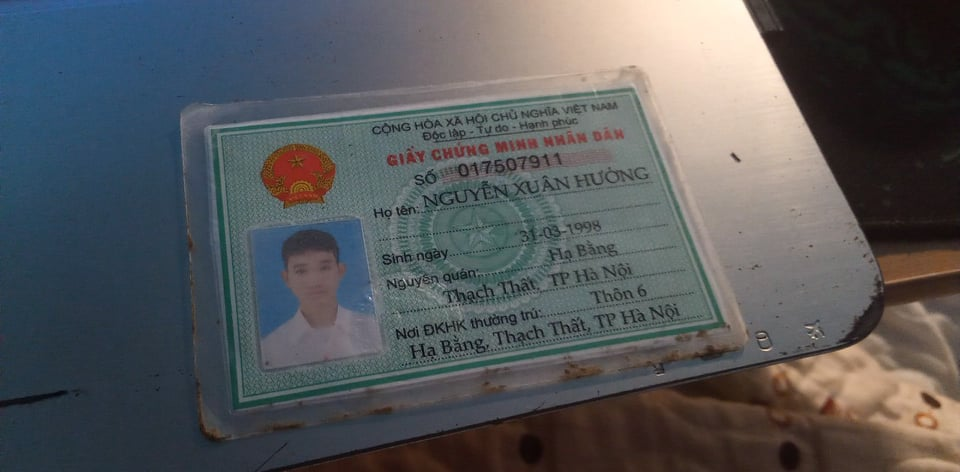
#> input picture align picture/image.JPG, 960 x 472 px, found by its file name
$ python align.py
#> lines starting #> are read from the running program, lines starting #| are printed output that depends on the picture
#> further down, iamge is the input picture: shape (472, 960, 3); mean B, G, R 90.9, 88.4, 86.4
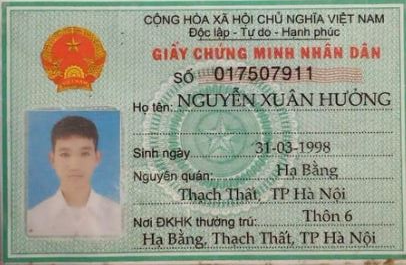
#> input picture align picture/template.JPG, 406 x 265 px, found by its file name
#> further down, template is the input picture: shape (265, 406, 3); mean B, G, R 143, 157.8, 152.2
import numpy as np
import imutils
import cv2
def align_images(image,template,maxFeatures=500,keepPercent=0.2,debug=True):
    '''maxFeature: số lượng điểm lớn nhất dùng để làm điểm keyPoints'''
#> called with maxFeatures = 500, keepPercent = 0.2, debug = False
    imageGray=cv2.cvtColor(image,cv2.COLOR_RGB2GRAY)
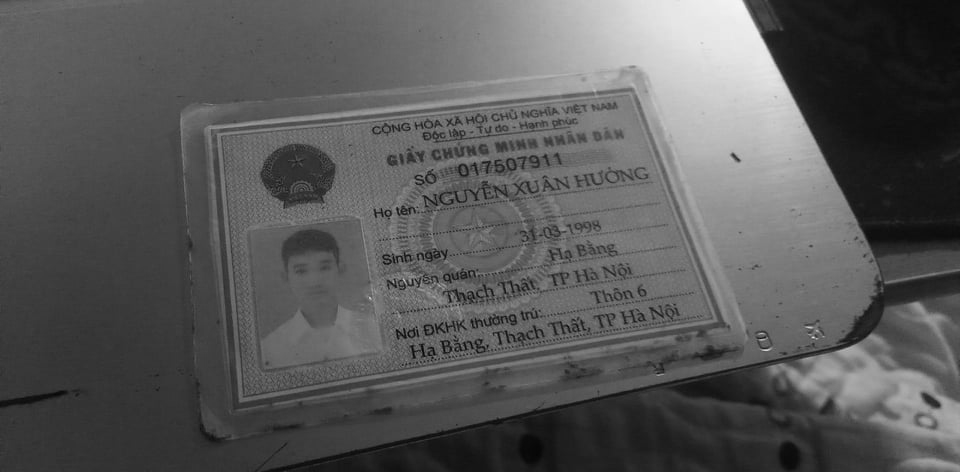
#> imageGray: shape (472, 960); min 5, max 245, mean 88.9
    templateGray=cv2.cvtColor(template,cv2.COLOR_RGB2GRAY)
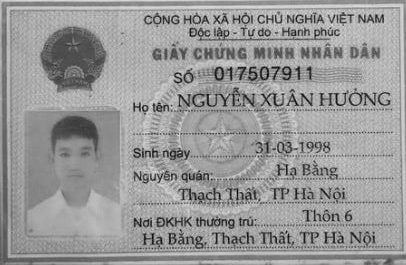
#> templateGray: shape (265, 406); min 6, max 223, mean 152.7
    orb=cv2.ORB_create(maxFeatures)
    (kpsA,descsA)=orb.detectAndCompute(imageGray,None)
#> kpsA = 500 keypoints; strongest (x, y, size): (388, 212, 31), (412, 280, 31), (410, 282, 31), (409, 285, 31)
    (kpsB,descsB)=orb.detectAndCompute(templateGray,None)
#> kpsB = 475 keypoints; strongest (x, y, size): (145, 107, 31), (180, 74, 31), (339, 102, 31), (337, 104, 31)
    method=cv2.DESCRIPTOR_MATCHER_BRUTEFORCE_HAMMING
    matcher=cv2.DescriptorMatcher_create(method)
    matches=matcher.match(descsA,descsB,None)
#> matches = 500 matches
    matches=sorted(matches,key=lambda x:x.distance)
    keep=int(len(matches)*keepPercent)
#> keep = 100
    matches=matches[:keep]
#> matches = 100 matches
    if debug:
        matchedVis=cv2.drawMatches(image,kpsA,template,kpsB,matches,None)
        matchedVis=imutils.resize(matchedVis,width=1000)
        cv2.imshow('match',matchedVis)
        cv2.waitKey(27)
    ptsA=np.zeros((len(matches),2),dtype='float')
#> ptsA = 100 pairs, first value 0 to 0, second value 0 to 0
    ptsB=np.zeros((len(matches),2),dtype='float')
#> ptsB = 100 pairs, first value 0 to 0, second value 0 to 0
    for(i,m) in enumerate(matches):
        ptsA[i]=kpsA[m.queryIdx].pt
        ptsB[i]=kpsB[m.trainIdx].pt
#> this loop made 100 passes
#> after the loop, ptsA = 100 pairs, first value 318.9 to 845.6, second value 134.4 to 356.4; ptsB = 100 pairs, first value 87.09 to 333, second value 33 to 233
    (H,mask)=cv2.findHomography(ptsA,ptsB,method=cv2.RANSAC)
#> H = [[0.951, -0.0788, -191.2], [0.128, 1.18, -181.7], [-8.07e-05, 0.000676, 1]]; mask = 100 values, max 1 at index 0, min 0 at index 41, mean 0.71

    (h,w)=template.shape[:2]
#> h = 265; w = 406
    aligned=cv2.warpPerspective(image,H,(w,h))
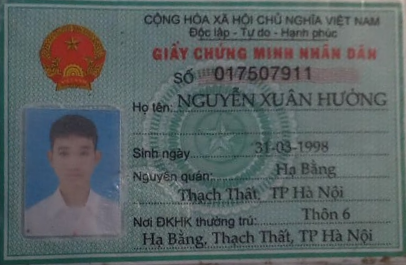
#> aligned: shape (265, 406, 3); mean B, G, R 99.9, 99.3, 89.9
    return aligned
iamge=cv2.imread('image.jpg')
template=cv2.imread('template.jpg')
aligned=align_images(iamge,template,debug=False)
aligned=imutils.resize(aligned,width=700)
#> aligned: shape (456, 700, 3)
template=imutils.resize(template,width=700)
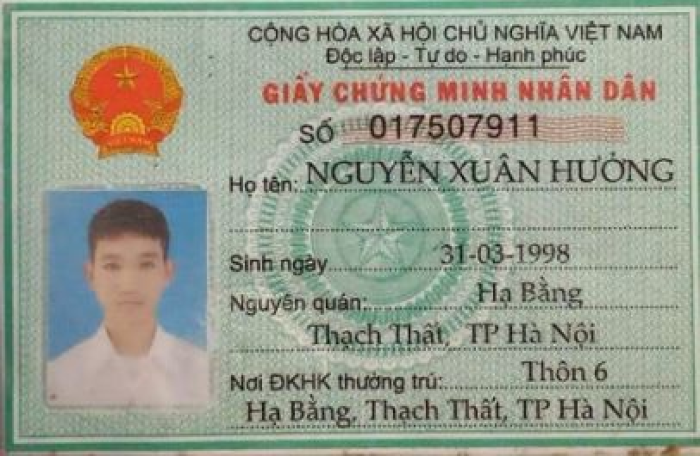
#> template: shape (456, 700, 3); mean B, G, R 142.9, 157.7, 152.2
stacked=np.hstack([aligned,template])
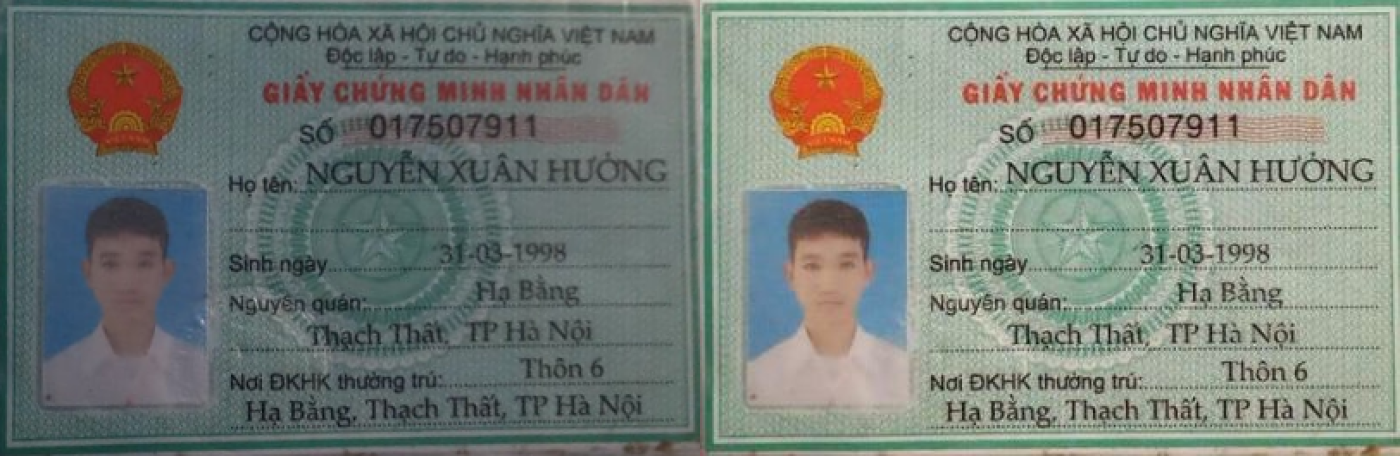
#> stacked: shape (456, 1400, 3); mean B, G, R 121.4, 128.5, 121
overlay=template.copy()
output=aligned.copy()
cv2.addWeighted(overlay,0.5,output,0.5,0,output)
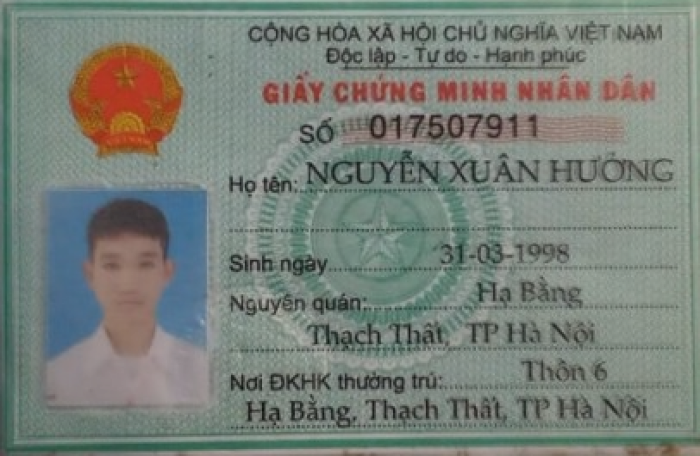
#> output: shape (456, 700, 3); mean B, G, R 121.4, 128.5, 121
cv2.imshow('stacked',stacked)
cv2.imshow('overlay',output)
cv2.waitKey(0)
